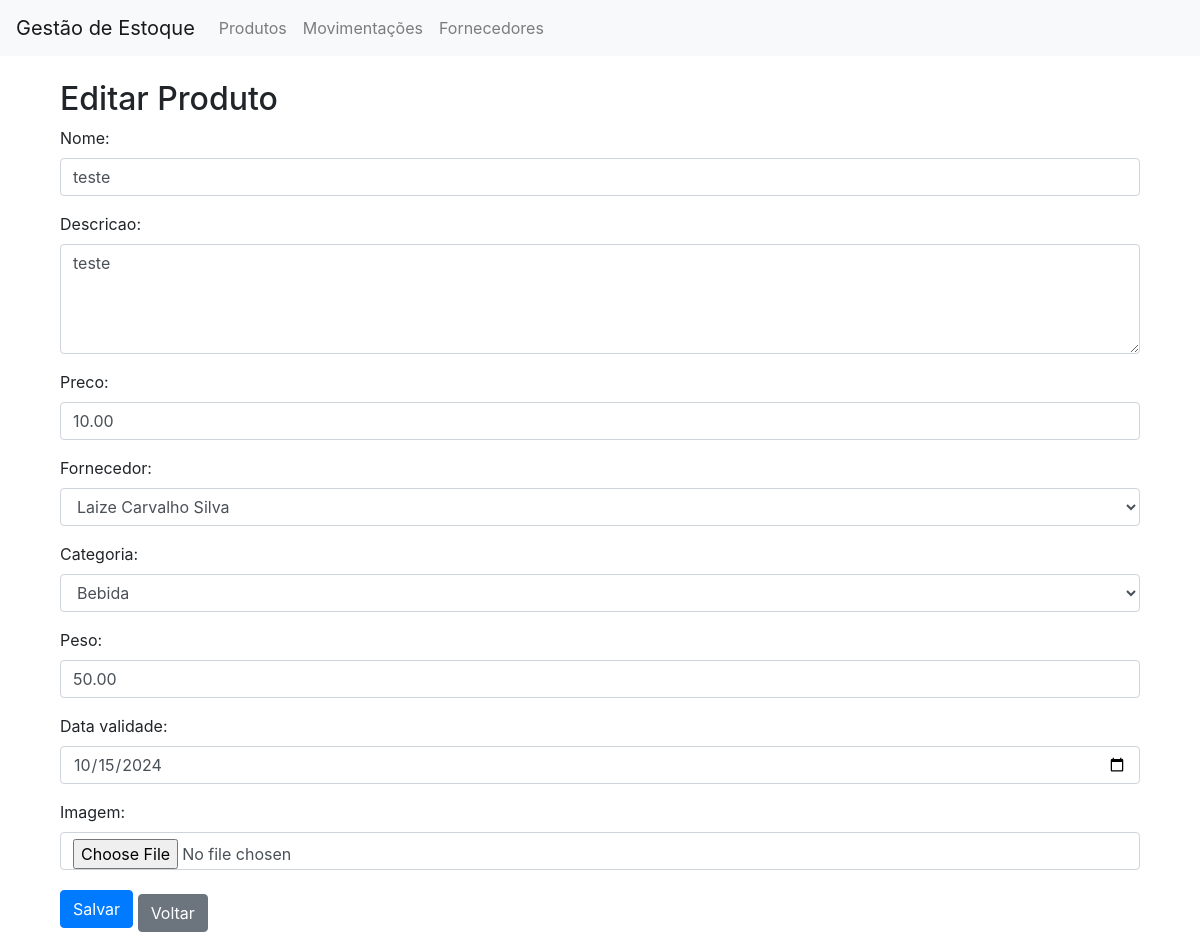
The app's page /estoque/produtos/editar/2/ (signed in) with its own data.
### estoque/models.py (models this page shows, shortened)
class Produto(models.Model):
    nome = models.CharField(max_length=255)
    descricao = models.TextField(blank=True)
    preco = models.DecimalField(max_digits=10, decimal_places=2)
    fornecedor = models.ForeignKey(Fornecedor, on_delete=models.SET_NULL, null=True)
    categoria = models.CharField(max_length=50, choices=[('carne', 'Carne'), ('tempero', 'Tempero'), ('acompanhamento', 'Acompanhamento'), ('bebida', 'Bebida')])
    peso = models.DecimalField(max_digits=5, decimal_places=2, null=True, blank=True)  # Peso em kg
    data_validade = models.DateField(null=True, blank=True)
    imagem = models.ImageField(upload_to='produtos/', null=True, blank=True)  # Requer configuração de media files
    quantidade = models.IntegerField(default=0)  # Campo para quantidade em estoque

class Fornecedor(models.Model):
    nome = models.CharField(max_length=255)
    telefone = models.CharField(max_length=15, blank=True)
    email = models.EmailField(null=True, blank=True)
    endereco = models.TextField(blank=True)
    tipo_fornecimento = models.CharField(max_length=50, choices=[('carne', 'Carne'), ('tempero', 'Tempero'), ('embalagem', 'Embalagem')])
    def __str__(self):
        return self.nome

### estoque/views.py (the view)
# urls.py: path('produtos/editar/<int:pk>/', views.editar_produto, name='editar_produto'),
@login_required
def editar_produto(request, pk):
    produto = get_object_or_404(Produto, pk=pk) # Encontra ou erro 404
    if request.method == 'POST': # Verifica se está no METHOD __POST__
        form = ProdutoForm(request.POST, instance=produto) # Recupera dados do formulário e adiciona as alterações
        if form.is_valid(): # Verifica se o form é valido
            form.save() # Salva no banco
            messages.success(request, 'Produto editado com sucesso!') # Mensagem de Sucesso
            return redirect('listar_produtos') # Retorna para pagina de listagem
        else:
            messages.error(request, 'Erro ao editar produto. Verifique os dados e tente novamente.') # Caso ocorra algum erro
    else:
        form = ProdutoForm(instance=produto)
    return render(request, 'estoque/editar_produto.html', {'form': form})

### estoque/forms.py (shortened to what this page needs)
class ProdutoForm(forms.ModelForm):
    class Meta:
        model = Produto
        fields = ['nome', 'descricao', 'preco', 'fornecedor', 'categoria', 'peso', 'data_validade', 'imagem']
        widgets = {
            'nome': forms.TextInput(attrs={'class':'form-control'}),
            'descricao': forms.Textarea(attrs={'rows': 4, 'class': 'form-control'}),
            'preco': forms.NumberInput(attrs={'step': '0.01', 'class': 'form-control'}),
            'peso': forms.NumberInput(attrs={'step': '0.01', 'class': 'form-control'}),
            'data_validade': forms.DateInput(attrs={'type': 'date', 'class': 'form-control'}),
            'categoria': forms.Select(attrs={'class': 'form-control'}),
            'fornecedor': forms.Select(attrs={'class': 'form-control'}),
            'imagem': forms.ClearableFileInput(attrs={'class': 'form-control'}),
        }

### estoque/templates/estoque/editar_produto.html (shortened to what this page needs)
{% extends 'base.html' %}
{% block content %}
<div class="container mt-4">
    <h2>Editar Produto</h2>
    <form method="POST">
        <div class="form-group">
            {{ form.as_p }}
        </div>
        <button type="submit" class="btn btn-primary">Salvar</button>
        <a href="{% url 'listar_produtos' %}" class="btn btn-secondary mt-2">Voltar</a>
    </form>
</div>
{% endblock %}

### records on screen
Produto: nome "teste", descricao "teste", preco "10.00", fornecedor "Laize Carvalho Silva", categoria "Bebida", peso "50.00", data_validade "10/15/2024"
